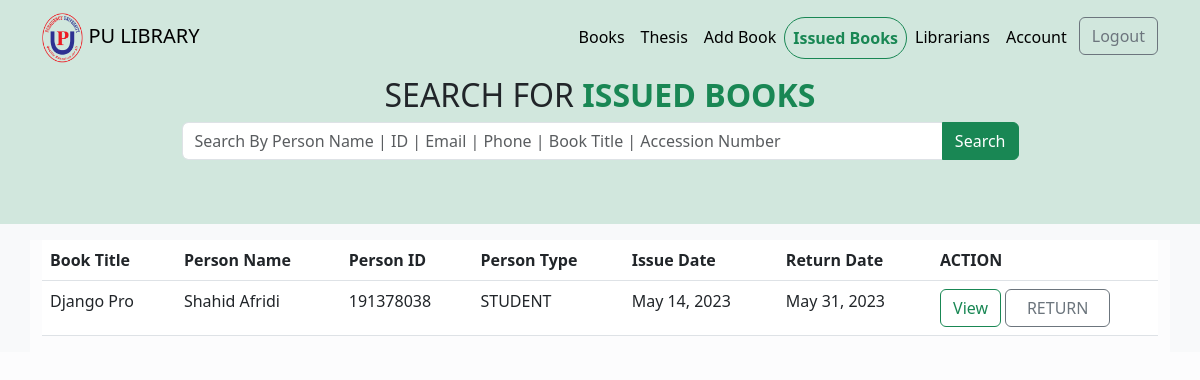
The page /issued-books/ (signed in) on the database as committed earlier.
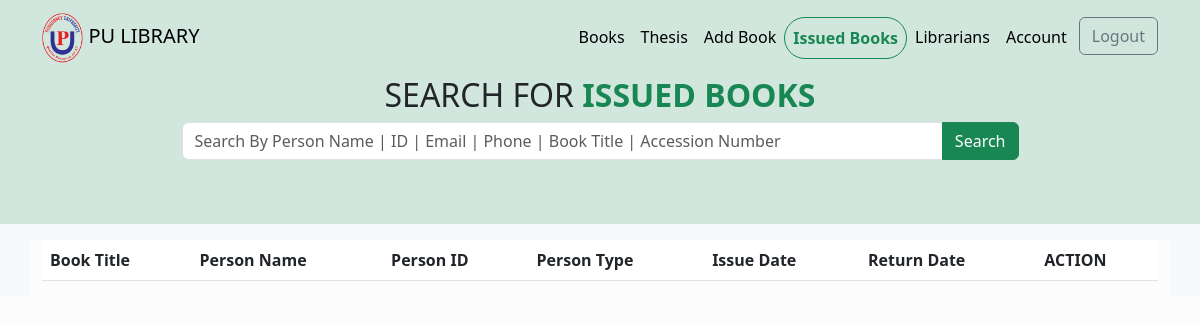
The same page on the database as committed later.
### library/models.py (models this page shows, shortened)
class BookIssue(models.Model):
    PERSON_TYPE_CHOICES = [
        ("STUDENT", "Student"),
        ("FACULTY", "Faculty"),
    ]
    librarian = models.ForeignKey(
        Librarian, on_delete=models.PROTECT, null=True, blank=True)
    book = models.OneToOneField(
        Book, on_delete=models.PROTECT, null=True, blank=True)
    person_name = models.CharField(max_length=255)
    person_id = models.CharField(max_length=9, unique=True)
    person_type = models.CharField(
        max_length=7, choices=PERSON_TYPE_CHOICES, default="STUDENT")
    person_email = models.EmailField(max_length=255, unique=True)
    person_phone = models.CharField(max_length=11, blank=True, null=True)
    issued_date = models.DateField(auto_now_add=True)
    return_date = models.DateField()
    email_sent = models.BooleanField(default=False)
    id = models.UUIDField(default=uuid.uuid4, unique=True,
                          primary_key=True, editable=False)
    class Meta:
        ordering = ['return_date']

class Book(models.Model):
    BRANCH_CHOICE = [
        ('GULSHAN', 'Gulshan'),
        ('BARIDAHRA', 'Baridhara'),
        ('BANANI', 'Banani'),
    ]
    accession_number = models.PositiveIntegerField(
        validators=[MinValueValidator(1), MaxValueValidator(99999)], unique=True)
    title = models.CharField(max_length=255)
    author = models.CharField(max_length=255)
    publication = models.CharField(max_length=255, null=True, blank=True)
    category = models.CharField(max_length=255, null=True, blank=True)
    publish_year = models.PositiveIntegerField(
        validators=[MinValueValidator(1), MaxValueValidator(9999)], null=True, blank=True)
    edition = models.CharField(max_length=255, null=True, blank=True)
    ISBN = models.CharField(max_length=13, null=True, blank=True)
    call_number = models.CharField(max_length=255, null=True, blank=True)
    price = models.DecimalField(
        max_digits=10, decimal_places=2, null=True, blank=True)
    page = models.PositiveIntegerField()
    branch = models.CharField(
        max_length=10, choices=BRANCH_CHOICE, default='GULSHAN', blank=True, null=True)
    location = models.CharField(max_length=255, null=True, blank=True)
    tags = models.CharField(max_length=255, null=True, blank=True)
    cover_photo = models.ImageField(
        default='default-book.png', blank=True, null=True)
    created_at = models.DateTimeField(auto_now_add=True)
    last_updated = models.DateTimeField(auto_now=True)
    id = models.UUIDField(default=uuid.uuid4, unique=True,
                          primary_key=True, editable=False)
    class Meta:
        ordering = ['accession_number']

### library/views.py (the view)
# urls.py: path("issued-books/", views.issuedBooks, name='issued-books'),
@login_required(login_url='login')
def issuedBooks(request):
    books, search_query = issuedBookSearch(request)
    current_date = datetime.now().date()
    books, custom_range = paginateIssuedBooks(request, books, 10)
    context = {
        'books': books,
        'search_query': search_query,
        'custom_range': custom_range,
        'current_date': current_date
    }
    for book in books:
        if book.return_date < current_date and not book.email_sent:
            subject = 'Book Return Reminder'
            message = f'Dear {book.person_name},\n\n' \
                f"This is a reminder that the return date for the book '{book.book.title}' " \
                f"has expired. Please return the book as soon as possible.\n\n" \
                f"Thank you.\n\n" \
                f"Library Management"
            from_email = settings.EMAIL_HOST_USER
            to_email = [book.person_email]
            send_mail(subject, message, from_email,
                      to_email,  fail_silently=False)
            book.email_sent = True
            book.save()
    return render(request, 'library/issued_books.html', context)

### library/utils.py (called while the page is built)
def issuedBookSearch(request):
    search_query = ''
    if request.GET.get('search_query'):
        search_query = request.GET.get('search_query')
    title = Book.objects.filter(title__icontains=search_query)
    books = BookIssue.objects.filter(
        Q(person_name__icontains=search_query) |
        Q(person_id__icontains=search_query) |
        Q(person_email__icontains=search_query) |
        Q(person_phone__icontains=search_query) |
        Q(book__in=title) |
        Q(book__accession_number__icontains=search_query)
    )
    return books, search_query

def paginateIssuedBooks(request, books, results):
    page = request.GET.get('page')
    paginator = Paginator(books, results)
    try:
        books = paginator.page(page)
    except PageNotAnInteger:
        page = 1
        books = paginator.page(page)
    except EmptyPage:
        page = paginator.num_pages
        books = paginator.page(page)
    leftIndex = (int(page)-4)
    if leftIndex < 1:
        leftIndex = 1
    rightIndex = (int(page)+5)
    if rightIndex > paginator.num_pages:
        rightIndex = paginator.num_pages + 1
    custom_range = range(leftIndex, rightIndex)
    return books, custom_range

### library/templates/library/issued_books.html (shortened to what this page needs)
{% extends 'main.html' %}
{% block content %}
<div class=" bg-success-subtle">
    <div class='container text-center pb-5'>
        <h2>SEARCH FOR <span class='text-success' style="font-weight: 800;">ISSUED BOOKS</span></h2>
        <form id="searchForm" action="{% url 'issued-books' %}">
            <div class="input-group w-75 m-auto mb-3">
                <input type="text" class="form-control" placeholder="Search By Person Name | ID | Email | Phone | Book Title | Accession Number " aria-label="Recipient's username" aria-describedby="button-addon2" name="search_query" value={{search_query}}>
                <button class="btn  btn-success" type="submit" id="button-addon2">Search</button>
            </div>
        </form>
    </div>
</div>
<div class=' bg-light pt-3'>
    <div class=" container bg-light-subtle table-responsive">
        <table class="table table-hover">
            <thead>
                <tr>
                    <th>Book Title</th>
                    <th>Person Name</th>
                    <th>Person ID</th>
                    <th>Person Type</th>
                    <th>Issue Date</th>
                    <th>Return Date</th>
                    <th>ACTION</th>
                </tr>
            </thead>
            <tbody>
                {% for book in books %}
                <tr  {% if book.return_date < current_date %}style="color: red;"{% endif %}>
                <td>{{book.book.title}}</td>
                <td>{{book.person_name}}</td>
                <td>{{book.person_id}}</td>
                <td>{{book.person_type}}</td>
                <td>{{book.issued_date}}</td>
                <td>{{book.return_date}}</td>
                <td>
                    <a class="btn btn-outline-success" href="{% url 'issued-book-details' book.id %}"> View </a>
                    <a class='btn btn-outline-secondary w-50 ' href="{% url 'return-book' book.id %}"> RETURN </a>
                </td>
                </tr>
                {% endfor %}
            </tbody>
        </table>
    </div>
</div>
{% endblock content %}

Rows that differ between the two databases and show on the page:
removed BookIssue: book "Django Pro", person_name "Shahid Afridi", person_id "191378038", person_type "STUDENT", issued_date "May 14, 2023", return_date "May 31, 2023"
